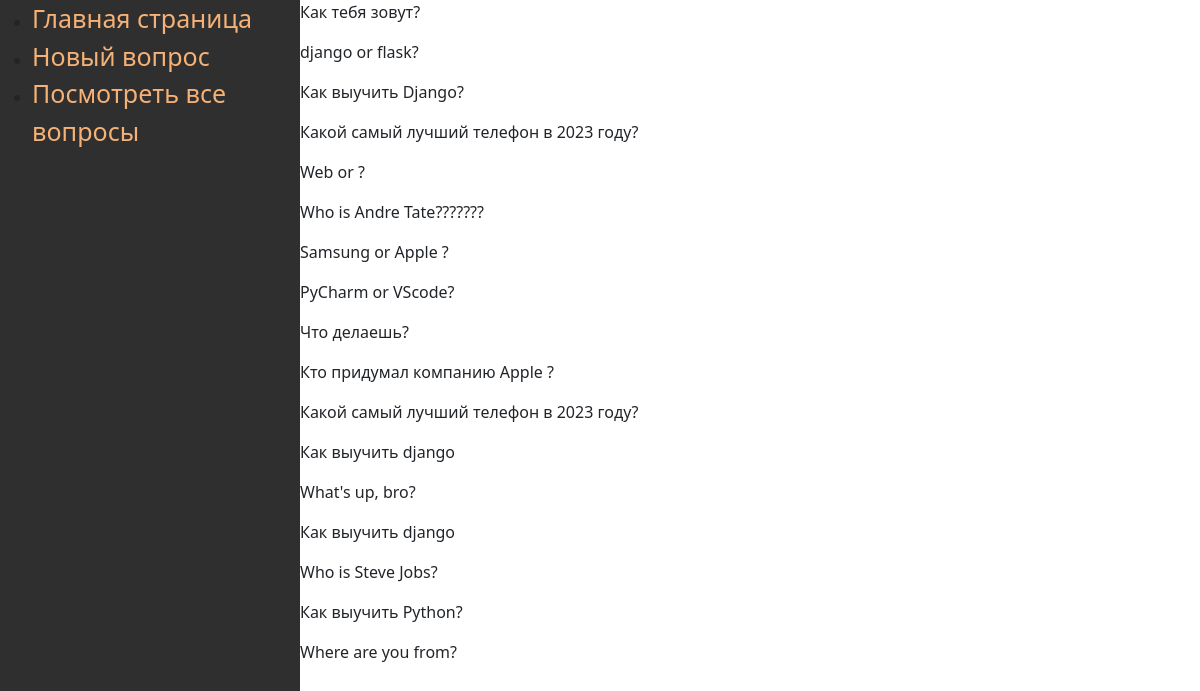
Page /all_questions/ on the earlier database version.
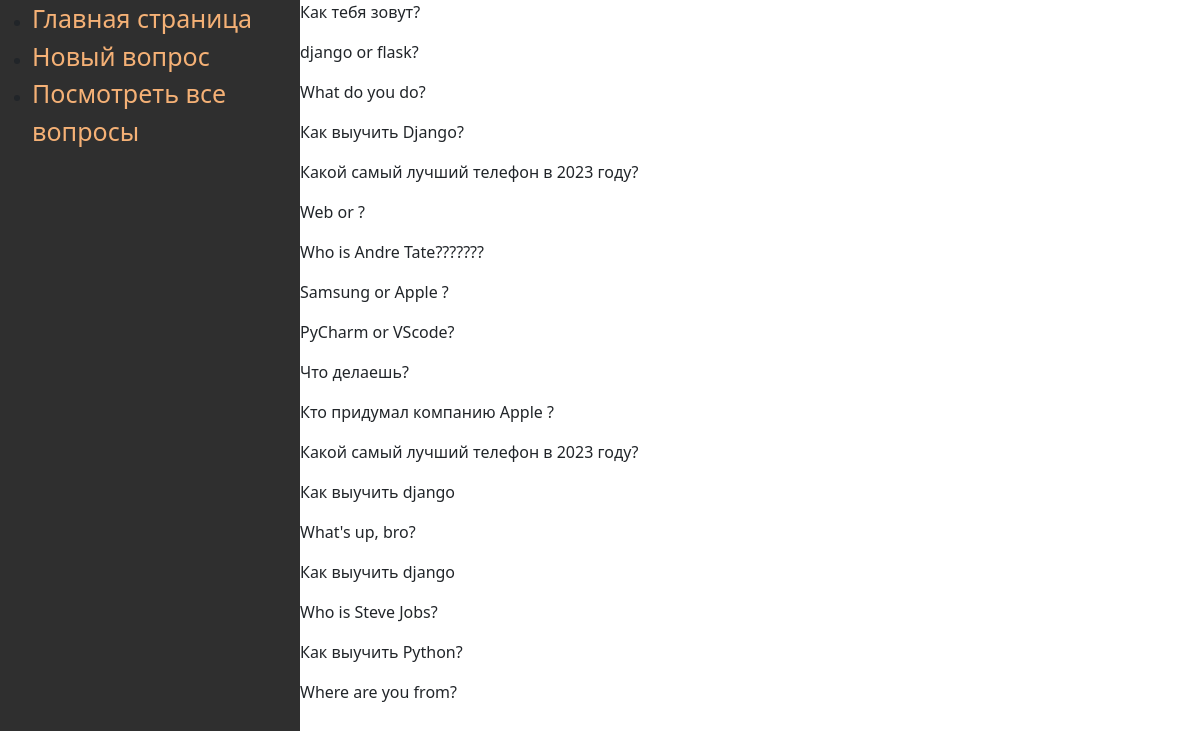
Same page on the later database version.
### polls/models.py (models this page shows, shortened)
class Question(models.Model):
    class Status(models.IntegerChoices):
        DRAFT = 0, 'Черновик'
        PUBLISHED = 1, 'Опубликовано'
    question_text = models.CharField('Название вопроса', max_length=50)
    slug = models.SlugField(max_length=50, unique=True, db_index=True, default='')
    pub_date = models.DateTimeField('Дата публикации', auto_now_add=True)
    update_date = models.DateTimeField(auto_now=True)
    is_published = models.BooleanField(choices=Status.choices, default=Status.PUBLISHED)
    objects = models.Manager()
    published = PublishedManager()
    class Meta:
        ordering = ['-pub_date']
        indexes = [
            models.Index(fields=['-pub_date'])
        ]
    def __str__(self):
        return self.question_text

### polls/views.py (the view)
# urls.py: path('all_questions/', views.AllQuestionsView.as_view(), name='all_questions')
class AllQuestionsView(generic.ListView):
    template_name = "polls/all_questions.html"
    context_object_name = "questions_list"
    def get_queryset(self):
        return Question.objects.all()

### polls/templates/polls/all_questions.html (shortened to what this page needs)
{% extends "polls/base.html" %}
{% load static %}
{% block content %}
{% for question in questions_list %}
    <p class="main-pages">{{ question }}</p>
{% endfor %}
{% endblock %}

Differences in the rows shown:
added Question: question_text "What do you do?"
